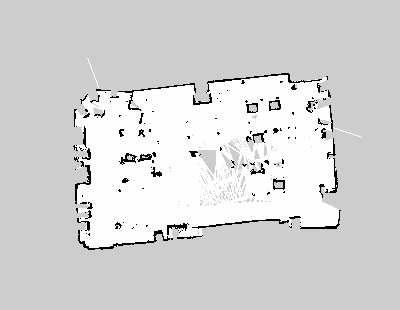
#> input picture src/tirocinio/maps/lab_completo_manuale_raw_cut.pgm, 400 x 310 px
$ python map_to_bw.py ../maps/lab_completo_manuale_raw_cut.pgm
#> lines starting #> are read from the running program, lines starting #| are printed output that depends on the picture; after the words box and inside, x2 and y2 are one past the last pixel; in counts of white or black regions, pixels touching at a corner belong together
import os
import numpy as np
import cv2
import matplotlib.pyplot as plt
import sys

if __name__=='__main__':
    if len(sys.argv) == 2 and (sys.argv[1].endswith(".png") or sys.argv[1].endswith(".pgm")):
        img_path = sys.argv[1]
        print(f"proccessing img at {img_path}")
        img = cv2.imread(img_path, cv2.IMREAD_GRAYSCALE)
#> img is the input picture: shape (310, 400); min 0, max 254, mean 213
        print(img)
#> (printed output is left out)
        #img = cv2.threshold(img, 200, 255, cv2.THRESH_BINARY)[1]
        unknown_mask = cv2.inRange(img, np.array([200]), np.array([210]))
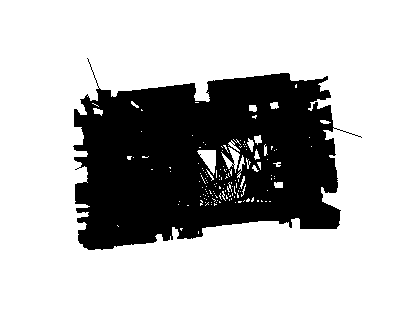
#> unknown_mask: shape (310, 400); 71.1% white; 1 black region, box (x1, y1, x2, y2) and area: (73, 58, 362, 250) 35839
        img[np.where(unknown_mask > 0)] = [0]
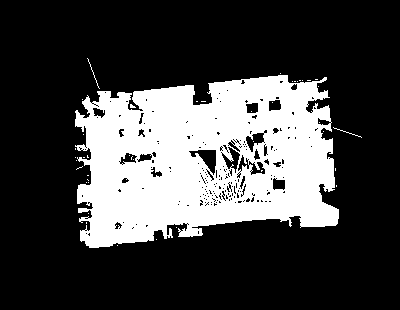
#> img: shape (310, 400); values 0 (black) and 254 (white), 26.5% white; 43 white regions (40 under 20 px), largest, box (x1, y1, x2, y2) and area: (75, 75, 339, 248) 32669, (87, 58, 100, 89) 31, (333, 127, 362, 138) 29
        new_img_filename = os.path.splitext(img_path)[0] + "_b&w" + os.path.splitext(img_path)[1]
        print(new_img_filename)
        #_ = plt.subplot(111), plt.imshow(cv2.cvtColor(img, cv2.COLOR_BGR2RGB)), plt.title('guards')
        #plt.show()
        cv2.imwrite(new_img_filename, cv2.cvtColor(img, cv2.COLOR_GRAY2RGB))
    else:
        print("Map filename missing. Aborting.")

$ run again, on src/tirocinio/maps/map_ipa_apartment.pgm
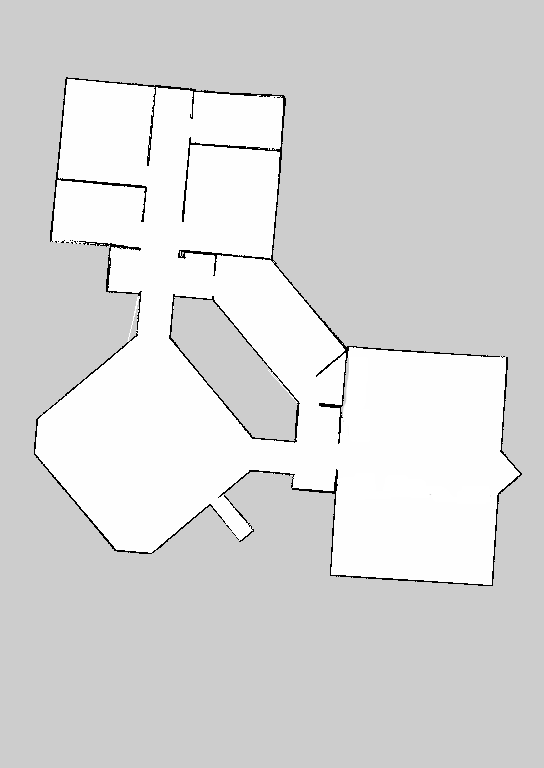
#> input picture src/tirocinio/maps/map_ipa_apartment.pgm, 544 x 768 px
#> img is the input picture: shape (768, 544); min 0, max 255, mean 216.8
#> (printed output is left out)
#> `unknown_mask = cv2.inRange(img, np.array([200]), np.array([210]))`:
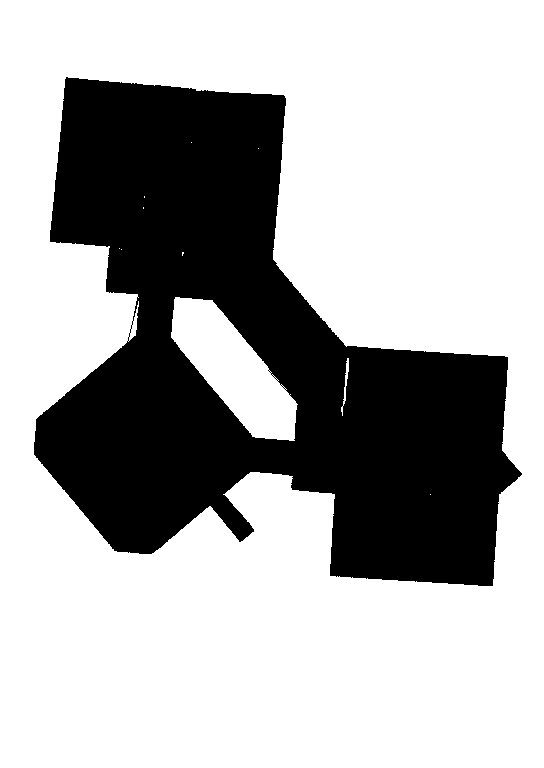
#> unknown_mask: shape (768, 544); 69% white; 1 black region, box (x1, y1, x2, y2) and area: (34, 77, 522, 586) 129368
#> `img[np.where(unknown_mask > 0)] = [0]`:
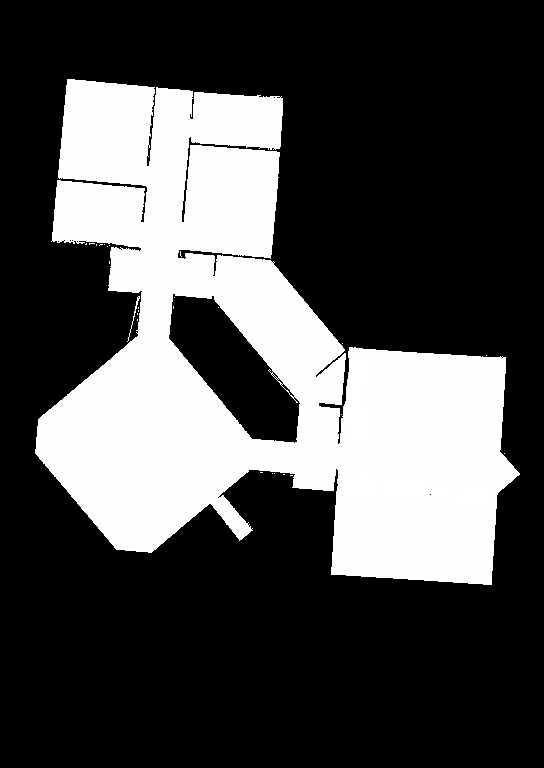
#> img: shape (768, 544); min 0, max 255, mean 75.3
